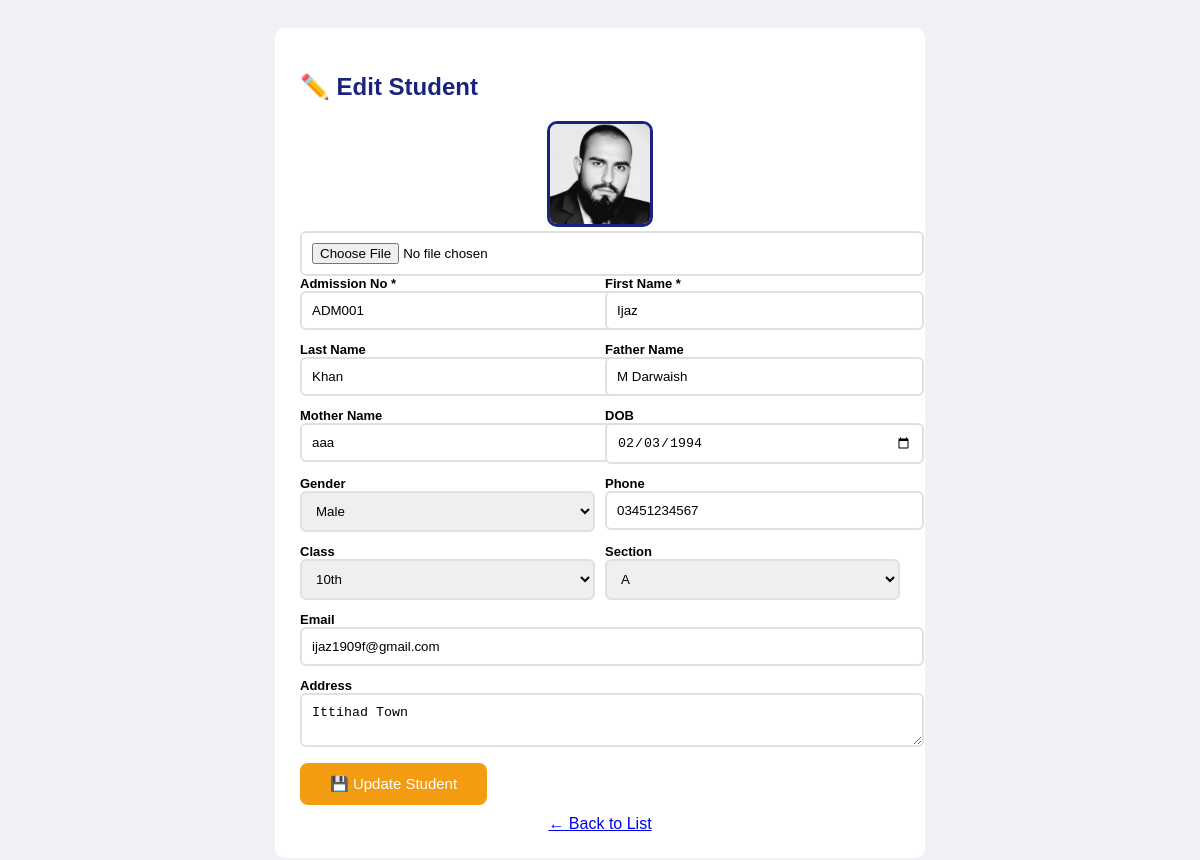
The app's page /modules/students/edit.php?id=6 (signed in) with its own data.
### tables this page shows
CREATE TABLE `students` (
  `id` int(11) NOT NULL,
  `admission_no` varchar(20) NOT NULL,
  `first_name` varchar(50) NOT NULL,
  `last_name` varchar(50) DEFAULT NULL,
  `father_name` varchar(100) DEFAULT NULL,
  `mother_name` varchar(100) DEFAULT NULL,
  `dob` date DEFAULT NULL,
  `gender` enum('Male','Female','Other') DEFAULT NULL,
  `class` varchar(20) DEFAULT NULL,
  `section` varchar(10) DEFAULT NULL,
  `phone` varchar(20) DEFAULT NULL,
  `email` varchar(100) DEFAULT NULL,
  `address` text DEFAULT NULL,
  `photo` varchar(255) DEFAULT 'default.png',
  `admission_date` date DEFAULT NULL,
  `status` tinyint(4) DEFAULT 1,
  `created_at` timestamp NOT NULL DEFAULT current_timestamp()
);

### shared/config.php (called while the page is built, shortened)
<?php
function getPhotoUrl($photo, $type = 'student') {
    $default = BASE_URL . 'assets/uploads/photos/default.png';
    $path = PHOTO_DIR . $photo;
    return file_exists($path) ? BASE_URL . 'assets/uploads/photos/' . $photo : $default;
}
?>

### modules/students/edit.php (the view, shortened to what this page needs)
<?php
require_once '../../shared/config.php';
$id = $_GET['id'] ?? 0;
$s = $conn->query("SELECT * FROM students WHERE id=$id")->fetch_assoc();
?>
<!DOCTYPE html>
<html>
<head>
</head>
<body>
<div class="container">
    <h2>✏️ Edit Student</h2>
    <form method="POST" enctype="multipart/form-data">
        <div style="text-align:center;">
            <img src="<?php echo getPhotoUrl($s['photo']); ?>" class="photo-preview" id="preview">
            <br><input type="file" name="photo" accept="image/*" onchange="document.getElementById('preview').src=window.URL.createObjectURL(this.files[0])">
        </div>
        <div class="row">
            <div class="form-group"><label>Admission No *</label><input name="admission_no" value="<?php echo $s['admission_no']; ?>" required></div>
            <div class="form-group"><label>First Name *</label><input name="first_name" value="<?php echo $s['first_name']; ?>" required></div>
        </div>
        <div class="row">
            <div class="form-group"><label>Last Name</label><input name="last_name" value="<?php echo $s['last_name']; ?>"></div>
            <div class="form-group"><label>Father Name</label><input name="father_name" value="<?php echo $s['father_name']; ?>"></div>
        </div>
        <div class="row">
            <div class="form-group"><label>Mother Name</label><input name="mother_name" value="<?php echo $s['mother_name']; ?>"></div>
            <div class="form-group"><label>DOB</label><input type="date" name="dob" value="<?php echo $s['dob']; ?>"></div>
        </div>
        <div class="row">
            <div class="form-group"><label>Gender</label><select name="gender"><option <?php echo $s['gender']=='Male'?'selected':''; ?>>Male</option><option <?php echo $s['gender']=='Female'?'selected':''; ?>>Female</option></select></div>
            <div class="form-group"><label>Phone</label><input name="phone" value="<?php echo $s['phone']; ?>"></div>
        </div>
        <div class="row">
            <div class="form-group"><label>Class</label>
                <select name="class">
                    <?php foreach(['Nursery','KGI','KGII','1st','2nd','3rd','4th','5th','6th','7th','8th','9th','10th'] as $c): ?>
                        <option <?php echo $s['class']==$c?'selected':''; ?>><?php echo $c; ?></option>
                    <?php endforeach; ?>
                </select>
            </div>
            <div class="form-group"><label>Section</label><select name="section"><option <?php echo $s['section']=='A'?'selected':''; ?>>A</option></select></div>
        </div>
        <div class="form-group"><label>Email</label><input type="email" name="email" value="<?php echo $s['email']; ?>"></div>
        <div class="form-group"><label>Address</label><textarea name="address" rows="2"><?php echo $s['address']; ?></textarea></div>
        <button type="submit" name="save">💾 Update Student</button>
    </form>
    <a href="./" class="back">← Back to List</a>
</div>
</body>
</html>

### modules/students/edit.php (style rules this page uses)
body { font-family: Arial; background: #f0f2f5; padding: 20px; }
.container { max-width: 600px; margin: 0 auto; background: white; padding: 25px; border-radius: 10px; }
h2 { color: #1a237e; }
.form-group { margin-bottom: 12px; }
label { font-weight: bold; font-size: 13px; display: block; }
input, select, textarea { width: 100%; padding: 10px; border: 2px solid #e0e0e0; border-radius: 6px; }
.row { display: grid; grid-template-columns: 1fr 1fr; gap: 10px; }
button { padding: 12px 30px; background: #f39c12; color: white; border: none; border-radius: 8px; cursor: pointer; font-size: 15px; }
.back { display: block; margin-top: 10px; text-align: center; }
.photo-preview { width: 100px; height: 100px; border-radius: 10px; object-fit: cover; border: 3px solid #1a237e; }

### records on screen
students: photo (picture), admission_no "ADM001", first_name "Ijaz", last_name "Khan", father_name "M Darwaish", mother_name "aaa", dob "02/03/1994", gender "Male", phone "03451234567", class "10th", section "A", email "ijaz1909f@gmail.com", address "Ittihad Town"
